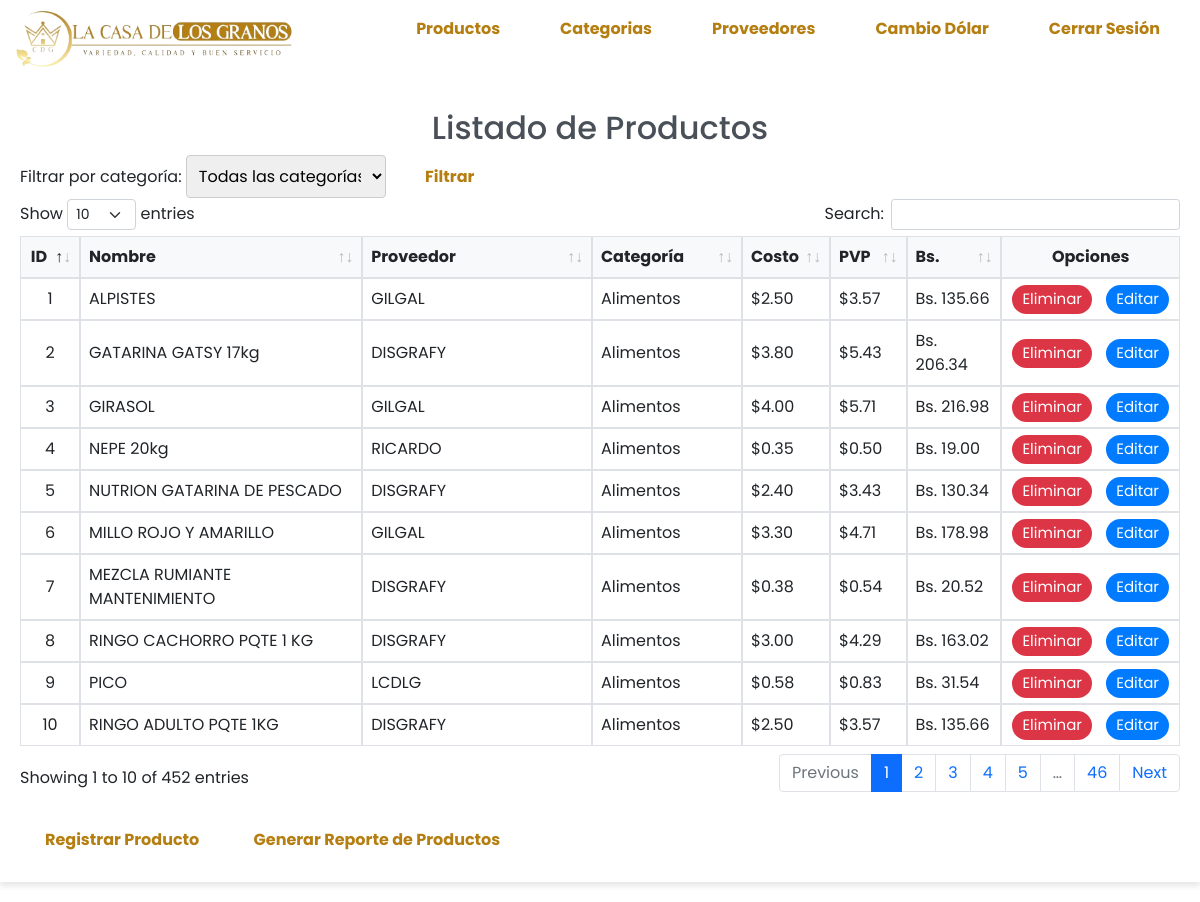
The page /index.php (signed in) on the database its author committed.
### tables this page shows
CREATE TABLE `producto` (
  `idProducto` int(50) NOT NULL,
  `nombre` varchar(100) NOT NULL,
  `pvp` decimal(10,2) NOT NULL,
  `costo` decimal(10,2) NOT NULL,
  `idProveedor` int(50) NOT NULL,
  `idCategoria` int(11) NOT NULL
);

CREATE TABLE `proveedor` (
  `idProveedor` int(11) NOT NULL,
  `nombreP` varchar(100) NOT NULL
);

CREATE TABLE `categoria` (
  `idCategoria` int(11) NOT NULL,
  `nombreC` varchar(100) NOT NULL
);

CREATE TABLE `dolar` (
  `id` int(11) NOT NULL,
  `precio` decimal(10,2) NOT NULL,
  `fecha_actualizacion` timestamp NOT NULL DEFAULT current_timestamp() ON UPDATE current_timestamp()
);

### Controlador/control.php (called while the page is built, shortened)
<?php
include_once 'Modelo/claseProducto.php';
class Control {
    public function __construct() {
        $this->MODEL = new Producto();
    }
    public function producto() {
        include_once 'Vistas/listados/listadoProductos.php';
    }
}

### Modelo/conexion.php (called while the page is built)
<?php
class conexion{
	public static function conectar(){
		$con = new PDO("mysql: host=localhost; dbname=casa_granos","root","");
		$con->setAttribute(PDO::ATTR_ERRMODE, PDO::ERRMODE_EXCEPTION);
		return $con;
	}
}
?>

### Modelo/claseProducto.php (called while the page is built, shortened)
<?php
class Producto
{
    public $Conn;
    public function __construct()
    {
        try {
            $this->Conn = conexion::conectar();
        } catch (Exception $e) {
            die($e->getMessage());
        }
    }
    public function listar($categoria = null)
    {
        try {
            $query = "SELECT p.idProducto, p.nombre, p.pvp, p.costo, e.nombreP, c.nombreC FROM producto p INNER JOIN proveedor e on p.idProveedor = e.idProveedor INNER JOIN categoria c on p.idCategoria = c.idCategoria";
            $resultado = $this->Conn->prepare($query);
            if ($categoria !== null && $categoria !== '') {
                $resultado->execute([$categoria]);
            } else {
                $resultado->execute();
            }
            return $resultado->fetchAll(PDO::FETCH_OBJ);
        } catch (Exception $e) {
            die($e->getMessage());
        }
    }
}

### Controlador/controlDolar.php (called while the page is built, shortened)
<?php
require_once(__DIR__ . '/../Modelo/conexion.php');
require_once(__DIR__ . '/../Modelo/claseDolar.php');
class ControlDolar {
    private $dolarModelo;
    public function __construct() {
        $this->dolarModelo = new Dolar();
    }
    public function obtenerUltimoPrecioDolar() {
        return $this->dolarModelo->obtenerUltimoPrecioDolar();
    }
}

### Modelo/claseDolar.php (called while the page is built, shortened)
<?php
include_once 'conexion.php';
class Dolar
{
    public $conn;
    public function __construct()
    {
        try {
            $this->conn = Conexion::conectar();
        } catch (Exception $e) {
            die($e->getMessage());
        }
    }
    public function obtenerUltimoPrecioDolar()
    {
        try {
            $query = "SELECT precio FROM dolar ORDER BY fecha_actualizacion DESC LIMIT 1";
            $statement = $this->conn->query($query);
            $resultado = $statement->fetch(PDO::FETCH_ASSOC);
            return $resultado;
        } catch (PDOException $e) {
            echo "Error al obtener el último precio del dólar: " . $e->getMessage();
            return false;
        }
    }
}
?>

### Vistas/listados/listadoProductos.php (the view, shortened to what this page needs)
<?php
include_once 'vistas/header/header.php';
include_once 'Controlador/controlDolar.php';
include_once 'Controlador/control.php';
$controlDolar = new ControlDolar();
$control = new Control();
$categoria = isset($_GET['categoria']) ? $_GET['categoria'] : null;
$productos = $control->MODEL->listar($categoria);
?>
<!DOCTYPE html>
<html lang="es">
<head>
    <link rel="stylesheet" href="Vistas/listados/style.css">
    <link href="css/bootstrap5.0.1.min.css" rel="stylesheet">
    <link rel="stylesheet" type="text/css" href="css/datatables-1.10.25.min.css" />
    <link rel="stylesheet" href="css/style.css">
</head>
<body>
    <div class="cont-table">
        <h2>Listado de Productos</h2>
        <form action="" method="GET">
            <label for="categoria">Filtrar por categoría:</label>
            <select name="categoria" id="categoria">
                <option value="">Todas las categorías</option>
            </select>
            <input type="submit" value="Filtrar" class="btn-3">
        </form>
        <table id="productosTable">
            <thead>
                <tr>
                    <th class="id">ID</th>
                    <th>Nombre</th>
                    <th>Proveedor</th>
                    <th>Categoría</th>
                    <th>Costo</th>
                    <th>PVP</th>
                    <th>Bs.</th>
                    <th class="accion-col" orderable="false">Opciones</th>
                </tr>
            </thead>
            <tbody>
                <?php foreach ($productos as $producto): ?>
                    <tr>
                        <td class="id"><?php echo $producto->idProducto; ?></td>
                        <td><?php echo $producto->nombre; ?></td>
                        <td><?php echo $producto->nombreP; ?></td>
                        <td><?php echo $producto->nombreC; ?></td>
                        <td>$<?php echo $producto->costo; ?></td>
                        <td>$<?php echo $producto->pvp; ?></td>
                        <td>
                        <?php
                        $ultimoPrecioDolar = $controlDolar->obtenerUltimoPrecioDolar();
                        if ($ultimoPrecioDolar !== false) {
                            $precioEnBolivares = $producto->pvp * $ultimoPrecioDolar['precio'];
                            $precioFormateado = number_format($precioEnBolivares, 2, '.', '');
                            echo 'Bs. ' . $precioFormateado;
                        } else {
                            echo "No se pudo obtener el precio del dólar.";
                        }
                        ?>
                        </td>
                        <td class="accion-col">
                            <a href="?resp=eliminar&id=<?php echo $producto->idProducto; ?>" class="btn-1" onclick="return confirmarEliminar()">Eliminar</a>
                            <a href="?resp=nuevo&id=<?php echo $producto->idProducto; ?>" class="btn-2">Editar</a>
                        </td>
                    </tr>
                <?php endforeach; ?>
            </tbody>
        </table>
        <br>
        <a href="?resp=nuevo" class="btn-3">Registrar Producto</a>
        <a href="Reportes/reporte_productos.php?categoria=<?php echo $categoria; ?>" target="_blank" class="btn-3">Generar Reporte de Productos</a>
    </div>
</body>
</html>

### index.php (shortened to what this page needs)
<?php
include_once 'Controlador/control.php';
include_once 'Controlador/controlDolar.php';
include_once 'Modelo/conexion.php';
$controlProducto = new Control();
if (!isset($_REQUEST['resp']) && !isset($_REQUEST['resps']) && !isset($_REQUEST['respdolar']) && !isset($_REQUEST['respc'])) {
    $controlProducto->producto();
}

### Vistas/header/header.php (shortened to what this page needs)
<!DOCTYPE html>
<html lang="es">
<head>
    <link rel="stylesheet" href="Vistas/header/style.css">
</head>
<body>
<header>
    <div class="logo">
    <a href=" index.php">
            <img src="vistas/header/logo.png" alt="logo de La Casa De Los Granos">
 </a>
    </div>
    <nav>
        <ul>
            <li><a href="?resp=producto" class="nav-button">Productos</a></li>
            <li><a href="?respc=categoria" class="nav-button">Categorias</a></li>
            <li><a href="?resps=proveedor" class="nav-button">Proveedores</a></li>
            <li><a href="?respdolar=dolar" class="nav-button">Cambio Dólar</a></li>
            <li><a href="?cerrar_sesion=true" class="nav-button">Cerrar Sesión</a></li>
        </ul>
    </nav>
</header>
</body>
</html>

### Vistas/header/style.css (style rules this page uses)
* { font-family: 'Poppins'; }
body { font-family: 'Poppins', sans-serif; margin: 0; padding: 0; }
header { background-color:white; color: #b57e10; display: flex; justify-content: space-between; align-items: center; padding-top: 5px; }
.logo img { width: 300px; height: auto; }
nav ul { list-style-type: none; display: flex; }
nav ul li { margin-right: 20px; }
nav ul li a { text-decoration: none; font-weight: bold; transition: color 0.3s ease; color: #b57e10 ; }
.nav-button { display: inline-block; padding: 10px 20px; background-color: white ; color: #b57e10; border: none; border-radius: 30px; cursor: pointer; transition: background 0.3s ease, transform 0.3s ease; }

### Vistas/listados/style.css (style rules this page uses)
* { font-family: 'Poppins'; }
body { color: #333; font-family: 'Poppins', sans-serif; background-color: #fff; }
h2 { text-align: center; margin: 20px 0; color: #495057; }
.cont-table { max-width: 1200px; margin: 20px auto; padding: 20px; background-color: #fff; box-shadow: 0 4px 6px rgba(0, 0, 0, 0.1); }
table { width: 100%; border-collapse: collapse; font-size: 16px; }
table th, table td { padding: 8px; border: 1px solid #dee2e6; background-color: #fff; }
table th { font-weight: bold; background-color: #f8f9fa; color: #212529; }
.btn-1, .btn-2, .btn-3 { text-decoration: none; color: #fff; padding: 5px 10px; display: inline-block; margin: 0 5px; border-radius: 20px; transition: background-color 0.3s ease; }
.btn-1 { background-color: #dc3545; }
.btn-2 { background-color: #007bff; }
.btn-3 { background-color: #b57e10; }
table td:last-child { padding: 5px; }
.accion-col { width: 120px; white-space: nowrap; }
.accion-col .btn-1, .accion-col .btn-2 { padding: 3px 10px; font-size: 15px; }
.accion-col .btn-1, .accion-col .btn-2 { margin-left: 5px; margin-right: 5px; }
.accion-col { vertical-align: middle; text-align: center; }
.id { width: 20px; white-space: nowrap; }
.id { vertical-align: middle; text-align: center; }

### css/style.css (style rules this page uses)
select#categoria { padding: 8px; border: 1px solid #ccc; border-radius: 4px; font-size: 16px; width: 200px; margin-right: 10px; }
.btn-1, .btn-2 { transition: background 0.3s ease, transform 0.3s ease; }
.btn-3 { font-weight: bold; display: inline-block; padding: 10px 20px; background-color: white; color: #b57e10; border: none; border-radius: 30px; cursor: pointer; transition: background 0.3s ease, transform 0.3s ease; }

### rows shown on the page
producto: idProducto "1", nombre "ALPISTES", idProveedor.nombreP "GILGAL", idCategoria.nombreC "Alimentos", costo "2.50", pvp "3.57", pvp.precio "135.66"
producto: idProducto "2", nombre "GATARINA GATSY 17kg", idProveedor.nombreP "DISGRAFY", idCategoria.nombreC "Alimentos", costo "3.80", pvp "5.43", pvp.precio "206.34"
producto: idProducto "3", nombre "GIRASOL", idProveedor.nombreP "GILGAL", idCategoria.nombreC "Alimentos", costo "4.00", pvp "5.71", pvp.precio "216.98"
producto: idProducto "4", nombre "NEPE 20kg", idProveedor.nombreP "RICARDO", idCategoria.nombreC "Alimentos", costo "0.35", pvp "0.50", pvp.precio "19.00"
producto: idProducto "5", nombre "NUTRION GATARINA DE PESCADO", idProveedor.nombreP "DISGRAFY", idCategoria.nombreC "Alimentos", costo "2.40", pvp "3.43", pvp.precio "130.34"
producto: idProducto "6", nombre "MILLO ROJO Y AMARILLO", idProveedor.nombreP "GILGAL", idCategoria.nombreC "Alimentos", costo "3.30", pvp "4.71", pvp.precio "178.98"
producto: idProducto "7", nombre "MEZCLA RUMIANTE MANTENIMIENTO", idProveedor.nombreP "DISGRAFY", idCategoria.nombreC "Alimentos", costo "0.38", pvp "0.54", pvp.precio "20.52"
producto: idProducto "8", nombre "RINGO CACHORRO PQTE 1 KG", idProveedor.nombreP "DISGRAFY", idCategoria.nombreC "Alimentos", costo "3.00", pvp "4.29", pvp.precio "163.02"
producto: idProducto "9", nombre "PICO", idProveedor.nombreP "LCDLG", idCategoria.nombreC "Alimentos", costo "0.58", pvp "0.83", pvp.precio "31.54"
producto: idProducto "10", nombre "RINGO ADULTO PQTE 1KG", idProveedor.nombreP "DISGRAFY", idCategoria.nombreC "Alimentos", costo "2.50", pvp "3.57", pvp.precio "135.66"
